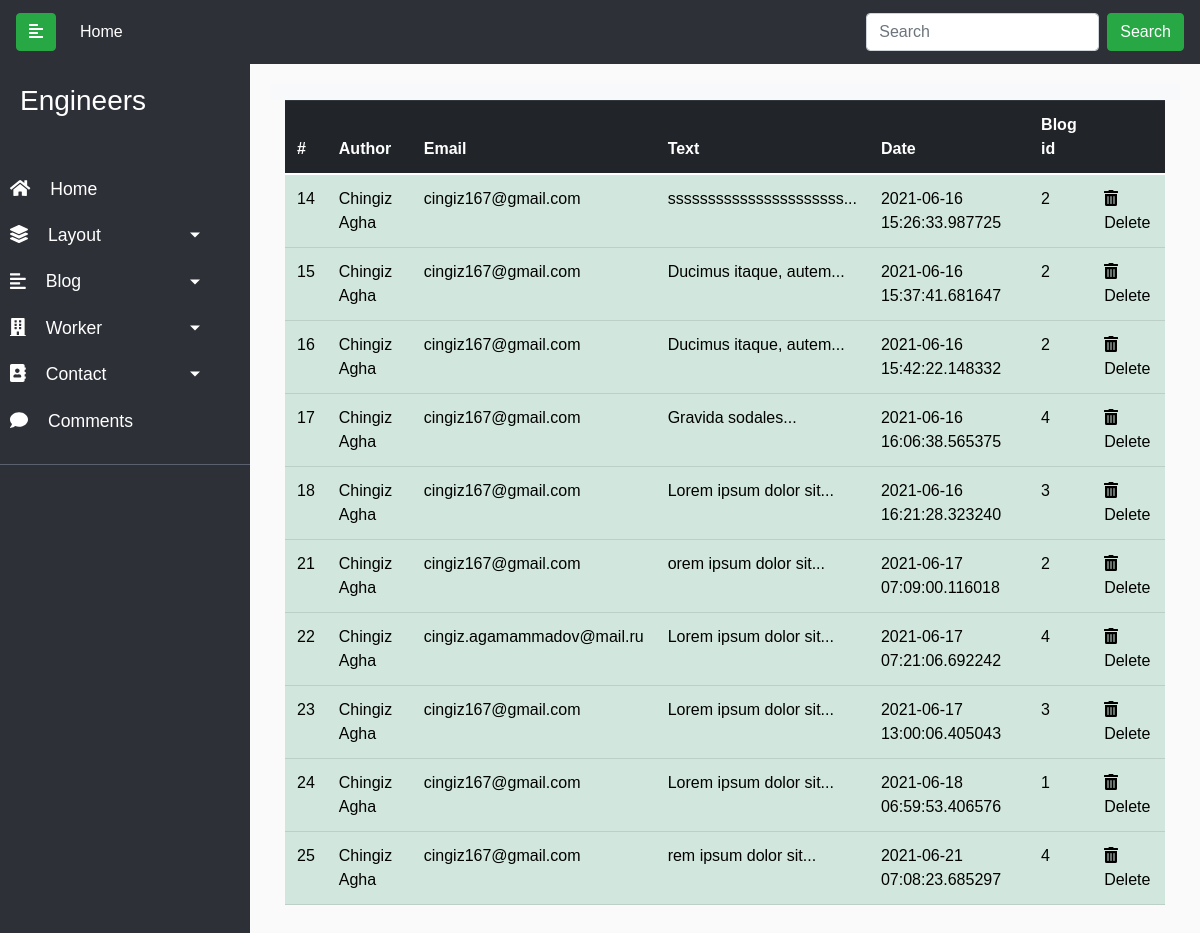
Before: /admin/comment with the older database file.
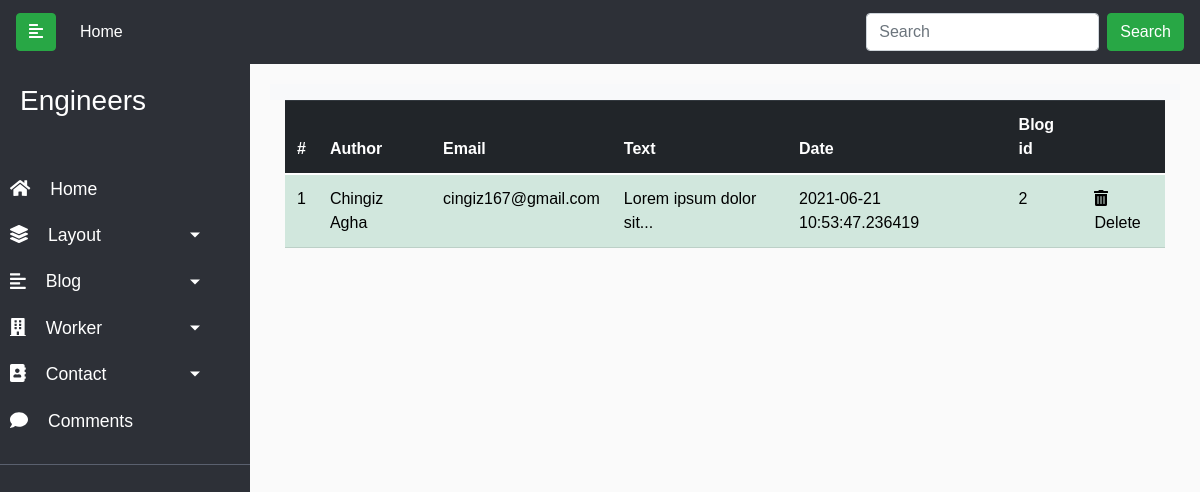
After: the same page with the newer database file.
### engineers/models.py (models this page shows)
class Comment(db.Model):
    id = db.Column(db.Integer, primary_key=True)
    author = db.Column(db.String(32), nullable=False)
    mail = db.Column(db.String(32), nullable=False)
    text = db.Column(db.String(140), nullable=False)
    timestamp = db.Column(db.DateTime(), default=datetime.utcnow, index=True)
    blog_id = db.Column(db.Integer, db.ForeignKey('blog.id'), nullable=False)

### engineers/controllers.py (the view)
@app.route('/admin/comment')
def comment_list():
    comment = Comment.query.all()
    return render_template('admin/comment.html', comment=comment)

### engineers/templates/admin/comment.html
{% extends 'admin/base.html' %}
{% block content %}
<div class="container">
    <div class="row ">
      <div class="col">
        <table class="table table-success" >
          <thead class="thead-dark">
              <tr>
                <th scope="col">#</th>
                <th scope="col">Author</th>
                <th scope="col">Email</th>
                <th scope="col">Text</th>
                <th scope="col">Date</th>
                <th scope="col">Blog id</th>
                <th></th>
              </tr>
            </thead>
            <tbody>
               {% for comment in comment %}
              <tr>
                <td>{{comment.id}}</td>
                <td>{{comment.author}}</td>
                <td>{{comment.mail}}</td>
                <td>{{comment.text | truncate(25)}}</td>
                <td>{{comment.timestamp}}</td>
                <td>{{comment.blog_id}}</td>
                <td><a href="{{url_for('comment_delete', id=comment.id)}}"  onclick="return confirm('Are You Sure To Delete ?')"><i class="fas fa-trash-alt"></i>Delete</a></td>             </tr>
              {% endfor %}
            </tbody>
          </table>
      </div>
    </div>
  </div>
</div>
{% endblock %}

Changed rows visible on the page:
removed Comment: id "14", author "Chingiz Agha", mail "cingiz167@gmail.com", text "ssssssssssssssssssssss...", timestamp "2021-06-16 15:26:33.987725", blog_id "2"
removed Comment: id "15", author "Chingiz Agha", mail "cingiz167@gmail.com", text "Ducimus itaque, autem...", timestamp "2021-06-16 15:37:41.681647", blog_id "2"
removed Comment: id "16", author "Chingiz Agha", mail "cingiz167@gmail.com", text "Ducimus itaque, autem...", timestamp "2021-06-16 15:42:22.148332", blog_id "2"
removed Comment: id "17", author "Chingiz Agha", mail "cingiz167@gmail.com", text "Gravida sodales...", timestamp "2021-06-16 16:06:38.565375", blog_id "4"
removed Comment: id "18", author "Chingiz Agha", mail "cingiz167@gmail.com", text "Lorem ipsum dolor sit...", timestamp "2021-06-16 16:21:28.323240", blog_id "3"
removed Comment: id "21", author "Chingiz Agha", mail "cingiz167@gmail.com", text "orem ipsum dolor sit...", timestamp "2021-06-17 07:09:00.116018", blog_id "2"
removed Comment: id "22", author "Chingiz Agha", mail "cingiz.agamammadov@mail.ru", text "Lorem ipsum dolor sit...", timestamp "2021-06-17 07:21:06.692242", blog_id "4"
removed Comment: id "23", author "Chingiz Agha", mail "cingiz167@gmail.com", text "Lorem ipsum dolor sit...", timestamp "2021-06-17 13:00:06.405043", blog_id "3"
removed Comment: id "24", author "Chingiz Agha", mail "cingiz167@gmail.com", text "Lorem ipsum dolor sit...", timestamp "2021-06-18 06:59:53.406576", blog_id "1"
removed Comment: id "25", author "Chingiz Agha", mail "cingiz167@gmail.com", text "rem ipsum dolor sit...", timestamp "2021-06-21 07:08:23.685297", blog_id "4"
added Comment: id "1", author "Chingiz Agha", mail "cingiz167@gmail.com", text "Lorem ipsum dolor sit...", timestamp "2021-06-21 10:53:47.236419", blog_id "2"
